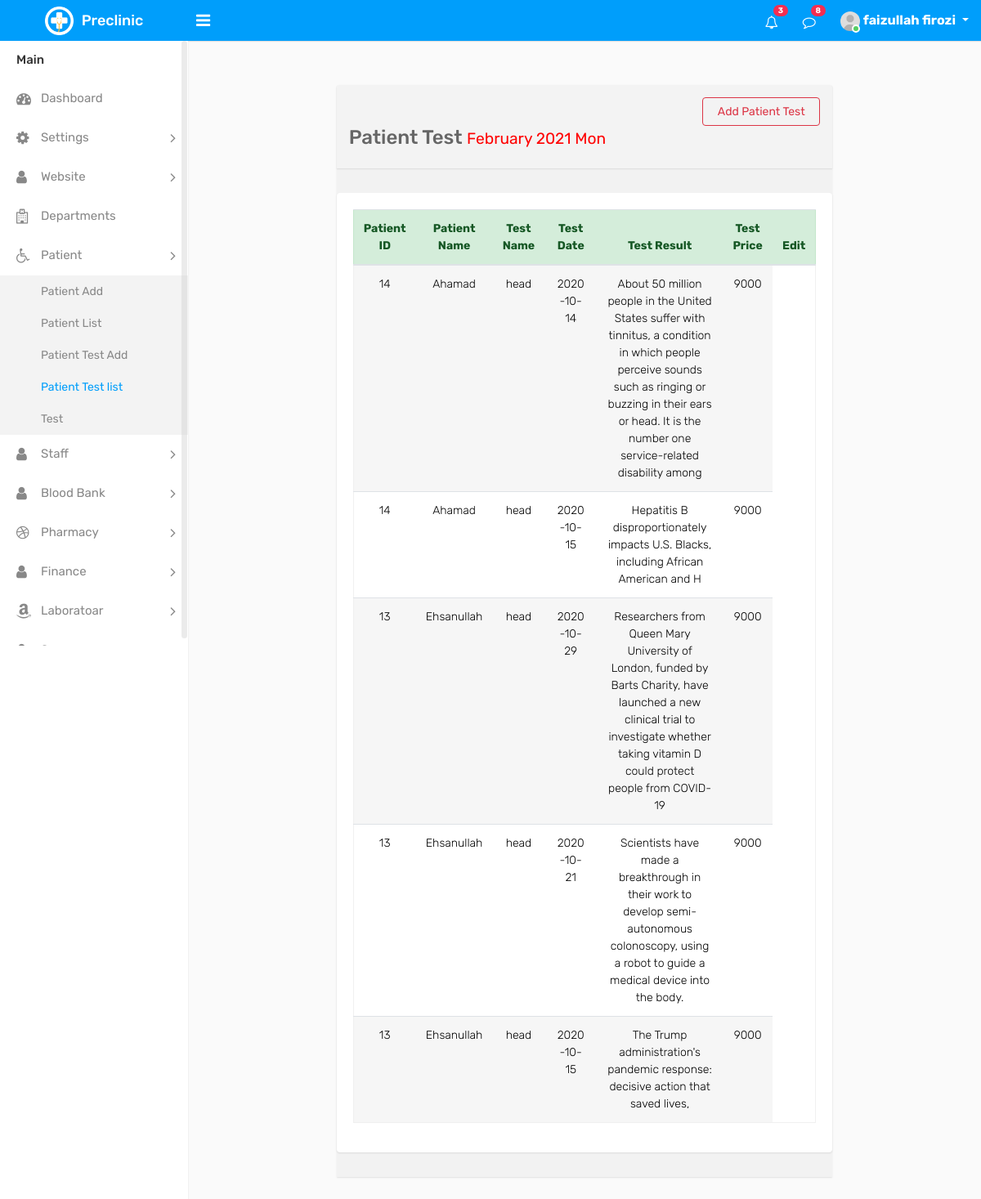
Screenshot of /dashboard/patient_test_list.php (signed in) with the database file from the repository.
### tables this page shows
CREATE TABLE IF NOT EXISTS `patient_test` (
  `patient_test_id` int(11) NOT NULL AUTO_INCREMENT,
  `patient_id` int(11) NOT NULL,
  `test_id` int(11) NOT NULL,
  `test_date` date NOT NULL,
  `test_result` varchar(255) NOT NULL,
  PRIMARY KEY (`patient_test_id`),
  KEY `patient_patient_test_fk` (`patient_id`),
  KEY `test_patient_test_fk` (`test_id`)
);

CREATE TABLE IF NOT EXISTS `patient` (
  `patient_id` int(11) NOT NULL AUTO_INCREMENT,
  `firstname` varchar(32) NOT NULL,
  `lastname` varchar(32) NOT NULL,
  `address` varchar(128) NOT NULL,
  `phone` char(10) NOT NULL,
  `gender` tinyint(1) NOT NULL,
  `birth_year` int(11) NOT NULL,
  `history` text,
  `date_save` date NOT NULL,
  PRIMARY KEY (`patient_id`),
  UNIQUE KEY `phone` (`phone`)
);

CREATE TABLE IF NOT EXISTS `test` (
  `test_id` int(11) NOT NULL AUTO_INCREMENT,
  `test_name` varchar(128) NOT NULL,
  `test_type` varchar(64) NOT NULL,
  `price` int(11) NOT NULL,
  `normal_result` varchar(255) NOT NULL,
  PRIMARY KEY (`test_id`)
);

### dashboard/patient_test_list.php (the view, shortened to what this page needs)
<?php require_once("include/connection.inc.php"); ?>
<?php
        require_once("include/header.inc.php"); ?>
 <?php
    $patient = mysqli_query($con, "SELECT * FROM patient_test INNER JOIN patient ON patient.patient_id=patient_test.patient_id");
    $row_patient = mysqli_fetch_assoc($patient);
    $test = mysqli_query($con, "SELECT * FROM patient_test INNER JOIN test ON test.test_id=patient_test.test_id  ");
    $row_test = mysqli_fetch_assoc($test);
?>
<div class="card card-header mt-4  col-lg-8 offset-lg-2 " style="padding:0">
<div class="card card-header">
<div class="text-right">
<a href="patient_test_add.php" class="btn btn-outline-danger w-25" ><span class="glyphicon glyphicon-plus "> Add Patient Test </span></a>
</div>
<h3> Patient Test <small style="color:red"><?php echo date("F Y D"); ?></small></h3>
</div>
<div class="card card-body ">
<table class="table table-striped table-hover">
<?php if ($row_patient > 0 ) { ?>
<thead class="alert alert-success">
                <tr>
                    <th class="text-center">Patient ID</th>
                    <th class="text-center">Patient Name</th>
                    <th class="text-center">Test Name</th>
                    <th class="text-center">Test Date</th>
                    <th class="text-center">Test Result</th>
                    <th class="text-center">Test Price</th>
                    <th class="text-center" class="text-right">Edit</th>
                </tr>
</thead>
<tbody>
        <?php do { ?>
    <tr>
        <td class="text-center" ><?php echo $row_patient["patient_id"]; ?> </td>
        <td class="text-center" ><?php echo $row_patient["firstname"]; ?> </td>
        <td class="text-center" ><?php echo $row_test["test_name"]; ?> </td>
        <td class="text-center" ><?php echo $row_patient["test_date"]; ?> </td>
        <td class="text-center" ><?php echo  $row_patient["test_result"]; ?> </td>
        <td class="text-center" ><?php echo  $row_test["price"]; ?> </td>
    </tr>
        <?php } while($row_patient = mysqli_fetch_assoc($patient)); ?>
        <?php }  ?>
</tbody>
</table>
</div>
<?php require_once("include/footer.inc.php"); ?>

### rows the page displays
patient_test: patient.patient_id "14", patient.firstname "Ahamad", test_date "2020-10-14", test_result "About 50 million people in the United States suffer with tinnitus, a condition in which people perceive sounds such as ringing or buzzing in their ears or head. It is the number one service-related disability among"
test: test_name "head", price "9000"
patient_test: patient.patient_id "14", patient.firstname "Ahamad", test_date "2020-10-15", test_result "Hepatitis B disproportionately impacts U.S. Blacks, including African American and H"
patient_test: patient.patient_id "13", patient.firstname "Ehsanullah", test_date "2020-10-29", test_result "Researchers from Queen Mary University of London, funded by Barts Charity, have launched a new clinical trial to investigate whether taking vitamin D could protect people from COVID-19"
patient_test: patient.patient_id "13", patient.firstname "Ehsanullah", test_date "2020-10-21", test_result "Scientists have made a breakthrough in their work to develop semi-autonomous colonoscopy, using a robot to guide a medical device into the body."
patient_test: patient.patient_id "13", patient.firstname "Ehsanullah", test.test_name "head", test_date "2020-10-15", test_result "The Trump administration's pandemic response: decisive action that saved lives,", test.price "9000"

### other values shown
$_SESSION["first_name"] "faizullah"
$_SESSION["last_name"] "firozi"
